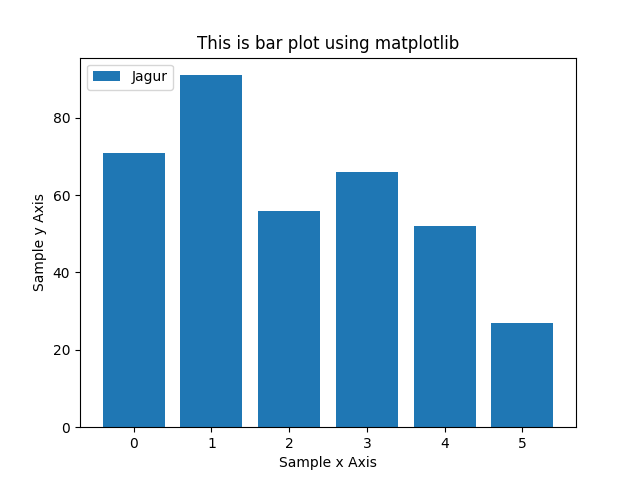

Source code (Python):
################################################################################################
#	name:	barplot-01.py
#	desc:	Simple bar plot with different data
#	date:	2018-07-02
#	Author:	conquistadorjd
################################################################################################
from matplotlib import pyplot as plt
import numpy as np

print('*** Program Started ***')

drinks = ["cappuccino", "latte", "chai", "americano", "mocha", "espresso"]  
sales =  [71, 91, 56, 66, 52, 27]

plt.bar(np.arange(len(drinks)), sales,label="Jagur")

plt.xlabel('Sample x Axis')  
plt.ylabel('Sample y Axis')  
plt.title('This is bar plot using matplotlib') 
# plt.legend(drinks)
plt.legend(loc=2)

# Saving image
plt.savefig('barplot-02.png')

# In case you dont want to save image but just displya it
plt.show()

print('*** Program ended ***')